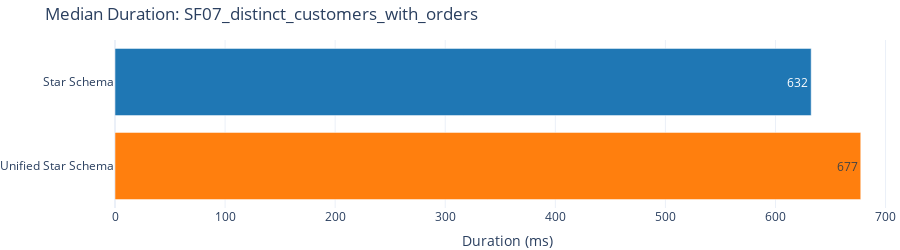

The cell this chart's notebook holds for it:
### Markdown cell above
#### SF07 - Distinct Customers With Orders

### Code cell
run_and_plot("Single Fact", "SF07_distinct_customers_with_orders", """
EVALUATE
ROW(
    "Distinct Customers With Orders",
    CALCULATE(DISTINCTCOUNT('{fact}'[_key__dim__customer]), NOT ISBLANK('{fact}'[_measure__sales__ext_sales_price]))
)
""")

### Figure 1 — Plotly figure (JSON) as saved in the notebook; plotly's stock layout.template omitted (floating-point values rounded to 4 significant figures)
{"data": [{"alignmentgroup": "True", "hovertemplate": "dataset=%{y}<br>duration_ms=%{x}<extra></extra>", "legendgroup": "Star Schema", "marker": {"color": "#1f77b4", "pattern": {"shape": ""}}, "name": "Star Schema", "offsetgroup": "Star Schema", "orientation": "h", "showlegend": true, "textposition": "auto", "texttemplate": "%{x:.0f}", "type": "bar", "x": [632.4], "xaxis": "x", "y": ["Star Schema"], "yaxis": "y"}, {"alignmentgroup": "True", "hovertemplate": "dataset=%{y}<br>duration_ms=%{x}<extra></extra>", "legendgroup": "Unified Star Schema", "marker": {"color": "#ff7f0e", "pattern": {"shape": ""}}, "name": "Unified Star Schema", "offsetgroup": "Unified Star Schema", "orientation": "h", "showlegend": true, "textposition": "auto", "texttemplate": "%{x:.0f}", "type": "bar", "x": [677.5], "xaxis": "x", "y": ["Unified Star Schema"], "yaxis": "y"}], "layout": {"barmode": "relative", "height": 250, "legend": {"title": {"text": "dataset"}, "tracegroupgap": 0}, "margin": {"b": 0, "l": 0, "r": 0, "t": 40}, "showlegend": false, "title": {"text": "Median Duration: SF07_distinct_customers_with_orders"}, "xaxis": {"anchor": "y", "domain": [0, 1], "title": {"text": "Duration (ms)"}}, "yaxis": {"anchor": "x", "categoryarray": ["Unified Star Schema", "Star Schema"], "categoryorder": "array", "domain": [0, 1], "title": {}}}}
